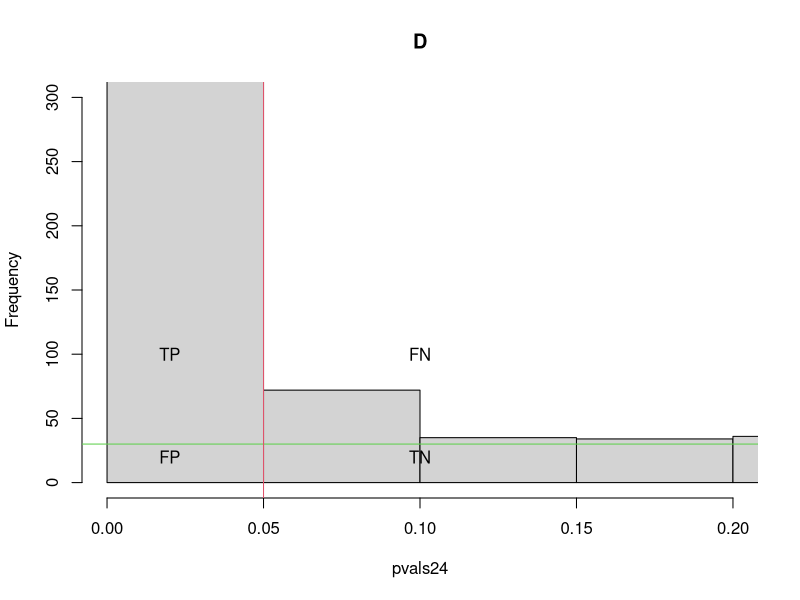

The R source for this figure:
## ---- chunk 1
knitr::opts_chunk$set(fig.width=4.25, fig.height=3.5, fig.retina=3,
                      message=FALSE, warning=FALSE, cache = TRUE,
                      autodep = TRUE, hiline=TRUE)
knitr::opts_hooks$set(fig.callout = function(options) {
  if (options$fig.callout) {
    options$echo <- FALSE
    options$out.height <- "99%"
    options$fig.width <- 16
    options$fig.height <- 8
  }
  options
})
hook_source <- knitr::knit_hooks$get('source')
knitr::knit_hooks$set(source = function(x, options) {
  if (!is.null(options$hiline) && options$hiline) {
    x <- stringr::str_replace(x, "^ ?(.+)\\s?#<<", "*\\1")
  }
  hook_source(x, options)
})
options(htmltools.dir.version = FALSE, width = 90)
as_table <- function(...) knitr::kable(..., format='html', digits = 3)

library(tidyverse)
## ---- chunk 2
2*(1 - pt(1.84, df = 250 - 1))
# Asymptotic test
2*(1 - pnorm(1.84, 0,1)) #<<
# one sided tests
(1 - pt(1.84, df = 250 - 1)) #<<
## ---- chunk 3

## ---- chunk 4
#help(swiss) #<<
lmod <- lm(Fertility ~ ., #<<
           data = swiss)
lmtable <- broom::tidy(lmod)
K <- diag(length(coef(lmod)))[-1,] #<<
rownames(K) <- names(coef(lmod))[-1] #<<
adjusted <- broom::tidy(summary( 
  multcomp::glht(lmod, linfct = K))) #<<
comp <- inner_join(lmtable[-1,-c(2,3,4)],
                   adjusted[-c(2,3,4,5)],
                   by = c("term" = "contrast"))
colnames(comp)[c(2,3)] <-
  c("p.value","p.adjusted")
## ---- chunk 5
knitr::kable(comp, format = "html", caption = "compare p.value and adjusted p.value")
## ---- chunk 6
m <- 1000
simulate.p.values <- function(
  i, delta = 2, fraction = 0.1){
  control <- rnorm(6,0,1)
  treatment <- rnorm(6,0,1)
  if (runif(1) < fraction)
   treatment <- treatment + delta
  return(t.test(treatment,control)$p.value)
}
pvals00 <- sapply(1:m, simulate.p.values,
                  delta = 0,fraction = 0 )
pvals24 <- sapply(1:m, simulate.p.values,
                  delta = 2, fraction = 0.4 )
## ---- chunk 7

## ---- chunk 8
hist(pvals24, breaks = 20, ylim = c(0,300), xlim = c(0,0.2), main = "D")
abline(h = (1000 - 400)/20, col = 3)
abline(v = 0.05, col = 2)
text(x = c(0.02, 0.02, 0.1, 0.1), y = c(20,100,20,100),
     labels = c("FP","TP","TN","FN"))
## ---- chunk 9
table <- data.frame( c("Reject H0","Accept H0", "Total"), matrix(c("V (FP)","S (TP)","R","U (TN)","T (FN)","m-R","m_0","m-m_0","m"), ncol=3, byrow=T))
colnames(table) <- c("R/C","H0 TRUE", "HA", "Total")
knitr::kable(table, format="html")
## ---- chunk 10

## ---- chunk 11
p.adjust.BH <- function (p,  n = length(p))
{
  nm <- names(p)
  p <- as.numeric(p)
  p0 <- setNames(p, nm)
  if (all(nna <- !is.na(p)))
    nna <- TRUE
  p <- p[nna]
  lp <- length(p)
  stopifnot(n >= lp)
  if (n <= 1) return(p0)
  i <- lp:1L
  o <- order(p, decreasing = TRUE)
  ro <- order(o)
  p0[nna] <-  pmin(1, cummin(n/i * p[o]))[ro]
  return(p0)
}
